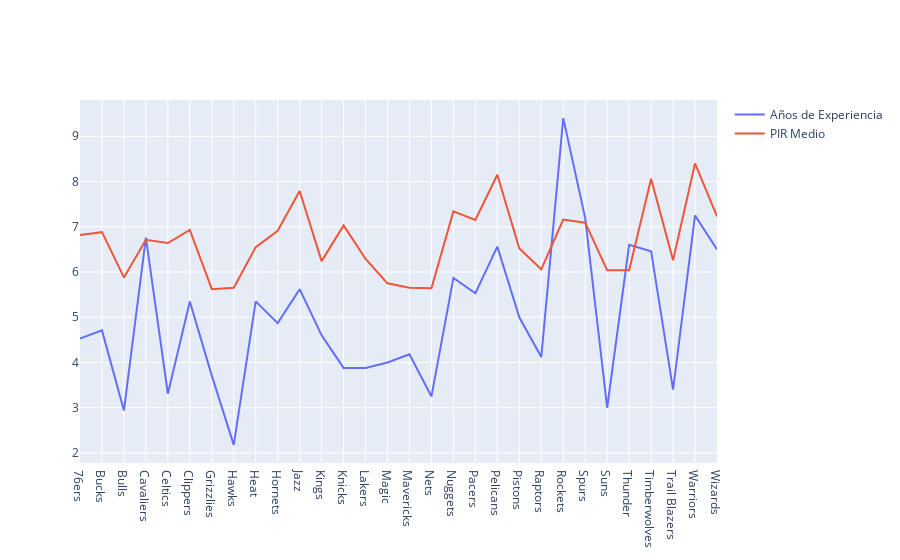

The notebook cell this image was saved under:
### Code cell
# Visualización - Temporada 2017-2018

import plotly.graph_objects as go

fig = go.Figure()

fig.add_trace(go.Scatter(x = teams_2017['nombre_equipo'], y = teams_2017.anios_experiencia,
                    mode = 'lines',
                    name = 'Años de Experiencia'))

fig.add_trace(go.Scatter(x = teams_2017['nombre_equipo'], y = teams_2017.pir_medio_total,
                    mode = 'lines',
                    name = 'PIR Medio'))
fig.show()

### Figure 1 — Plotly figure (JSON) as saved in the notebook; plotly's stock layout.template omitted (floating-point values rounded to 4 significant figures)
{"data": [{"mode": "lines", "name": "Años de Experiencia", "type": "scatter", "x": ["76ers", "Bucks", "Bulls", "Cavaliers", "Celtics", "Clippers", "Grizzlies", "Hawks", "Heat", "Hornets", "Jazz", "Kings", "Knicks", "Lakers", "Magic", "Mavericks", "Nets", "Nuggets", "Pacers", "Pelicans", "Pistons", "Raptors", "Rockets", "Spurs", "Suns", "Thunder", "Timberwolves", "Trail Blazers", "Warriors", "Wizards"], "y": [4.53, 4.71, 2.94, 6.76, 3.31, 5.35, 3.71, 2.18, 5.35, 4.87, 5.62, 4.6, 3.88, 3.88, 4, 4.18, 3.25, 5.87, 5.53, 6.56, 5, 4.12, 9.4, 7.19, 3, 6.6, 6.46, 3.4, 7.25, 6.5]}, {"mode": "lines", "name": "PIR Medio", "type": "scatter", "x": ["76ers", "Bucks", "Bulls", "Cavaliers", "Celtics", "Clippers", "Grizzlies", "Hawks", "Heat", "Hornets", "Jazz", "Kings", "Knicks", "Lakers", "Magic", "Mavericks", "Nets", "Nuggets", "Pacers", "Pelicans", "Pistons", "Raptors", "Rockets", "Spurs", "Suns", "Thunder", "Timberwolves", "Trail Blazers", "Warriors", "Wizards"], "y": [6.82, 6.88, 5.88, 6.71, 6.64, 6.93, 5.62, 5.65, 6.55, 6.91, 7.79, 6.24, 7.03, 6.29, 5.75, 5.65, 5.64, 7.34, 7.15, 8.15, 6.52, 6.06, 7.16, 7.09, 6.04, 6.04, 8.06, 6.26, 8.4, 7.23]}], "layout": {}}
